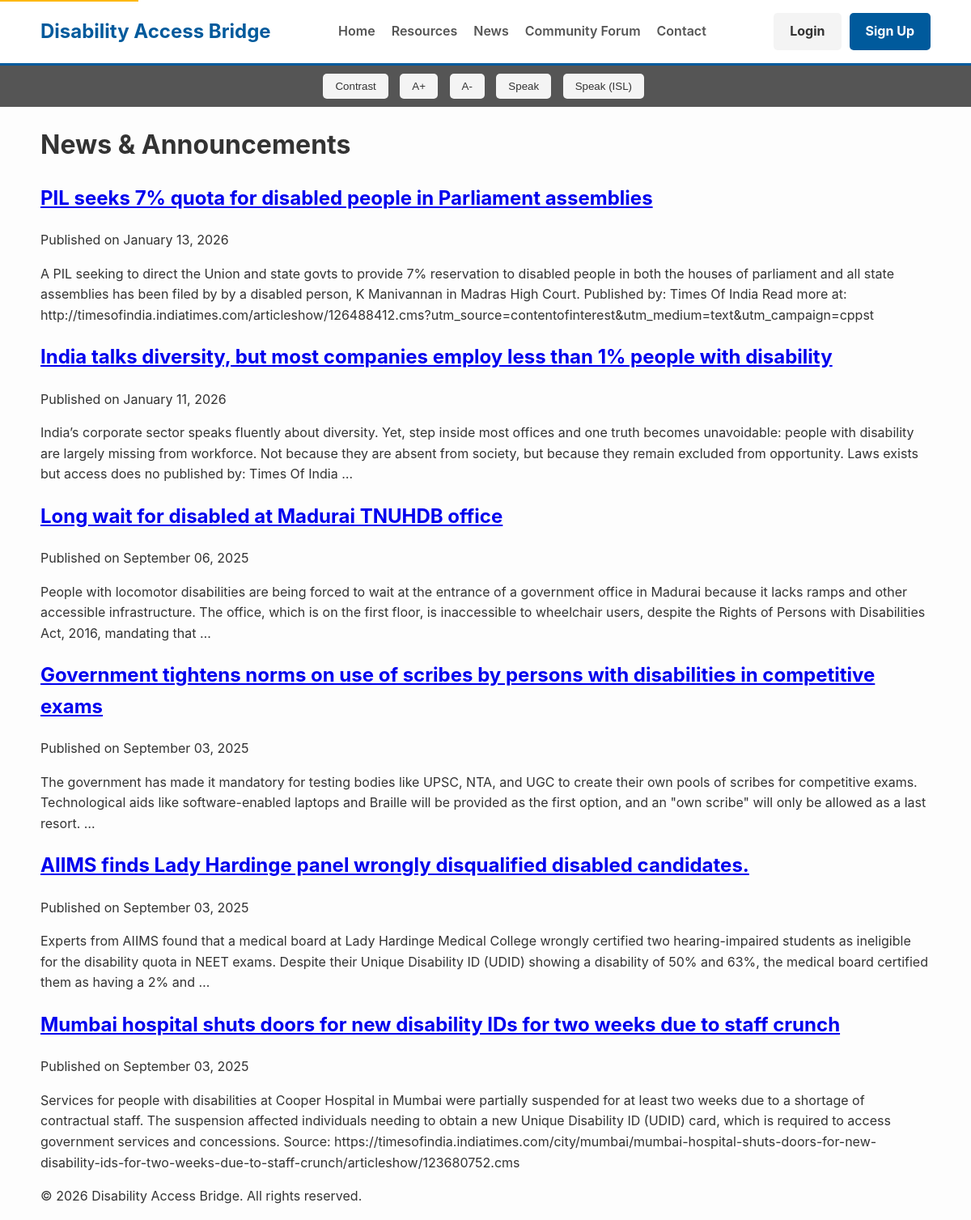
Page /news/ on the committed database.
### core/models.py (models this page shows, shortened)
class NewsArticle(models.Model):
    title = models.CharField(max_length=255)
    content = models.TextField()
    published_date = models.DateTimeField(default=timezone.now)
    author = models.ForeignKey(User, on_delete=models.SET_NULL, null=True, blank=True)
    class Meta:
        ordering = ['-published_date']

### core/views.py (the view)
# urls.py: path('news/', views.news_list_view, name='news_list'),
def news_list_view(request):
    news_list = NewsArticle.objects.all()
    return render(request, 'core/news_list.html', {'news_list': news_list})

### core/context_processors.py (called while the page is built)
def resource_categories(request):
    return {
        'ALL_CATEGORIES': Category.objects.all().order_by('name')
    }

### core/templates/core/news_list.html (shortened to what this page needs)
{% extends 'core/base.html' %}
{% block content %}
    <h1>News & Announcements</h1>
    <div class="news-list-full">
        {% for article in news_list %}
            <article class="news-item">
                <h2><a href="{% url 'news_detail' article.pk %}">{{ article.title }}</a></h2>
                <p class="meta">Published on {{ article.published_date|date:"F d, Y" }}</p>
                <p>{{ article.content|truncatewords:50 }}</p>
            </article>
        {% empty %}
            <p>No news to display.</p>
        {% endfor %}
    </div>
{% endblock %}

### core/static/core/style.css (style rules this page uses)
:root { --primary-color: #005A9C; --secondary-color: #FDB813; --text-color: #333; --bg-color: #fdfdfd; --light-gray: #f4f4f4; --dark-gray: #555; --font-size: 16px; }
body { font-family: -apple-system, BlinkMacSystemFont, "Segoe UI", Roboto, Helvetica, Arial, sans-serif; margin: 0; background-color: var(--bg-color); color: var(--text-color); font-size: var(--font-size); line-height: 1.6; }

### rows in the picture
NewsArticle: title "PIL seeks 7% quota for disabled people in Parliament assemblies", published_date "January 13, 2026", content "A PIL seeking to direct the Union and state govts to provide 7% reservation to disabled people in both the houses of parliament and all state assemblies has been filed by by a disabled person, K Manivannan in Madras High Court. Published by: Times Of India Read more at: http://timesofindia.indiatimes.com/articleshow/126488412.cms?utm_source=contentofinterest&utm_medium=text&utm_campaign=cppst"
NewsArticle: title "India talks diversity, but most companies employ less than 1% people with disability", published_date "January 11, 2026", content "India’s corporate sector speaks fluently about diversity. Yet, step inside most offices and one truth becomes unavoidable: people with disability are largely missing from workforce. Not because they are absent from society, but because they remain excluded from opportunity. Laws exists but access does no published by: Times Of India …"
NewsArticle: title "Long wait for disabled at Madurai TNUHDB office", published_date "September 06, 2025", content "People with locomotor disabilities are being forced to wait at the entrance of a government office in Madurai because it lacks ramps and other accessible infrastructure. The office, which is on the first floor, is inaccessible to wheelchair users, despite the Rights of Persons with Disabilities Act, 2016, mandating that …"
NewsArticle: title "Government tightens norms on use of scribes by persons with disabilities in competitive exams", published_date "September 03, 2025", content "The government has made it mandatory for testing bodies like UPSC, NTA, and UGC to create their own pools of scribes for competitive exams. Technological aids like software-enabled laptops and Braille will be provided as the first option, and an \"own scribe\" will only be allowed as a last resort. …"
NewsArticle: title "AIIMS finds Lady Hardinge panel wrongly disqualified disabled candidates.", published_date "September 03, 2025", content "Experts from AIIMS found that a medical board at Lady Hardinge Medical College wrongly certified two hearing-impaired students as ineligible for the disability quota in NEET exams. Despite their Unique Disability ID (UDID) showing a disability of 50% and 63%, the medical board certified them as having a 2% and …"
NewsArticle: title "Mumbai hospital shuts doors for new disability IDs for two weeks due to staff crunch", published_date "September 03, 2025", content "Services for people with disabilities at Cooper Hospital in Mumbai were partially suspended for at least two weeks due to a shortage of contractual staff. The suspension affected individuals needing to obtain a new Unique Disability ID (UDID) card, which is required to access government services and concessions. Source: https://timesofindia.indiatimes.com/city/mumbai/mumbai-hospital-shuts-doors-for-new-disability-ids-for-two-weeks-due-to-staff-crunch/articleshow/123680752.cms"
